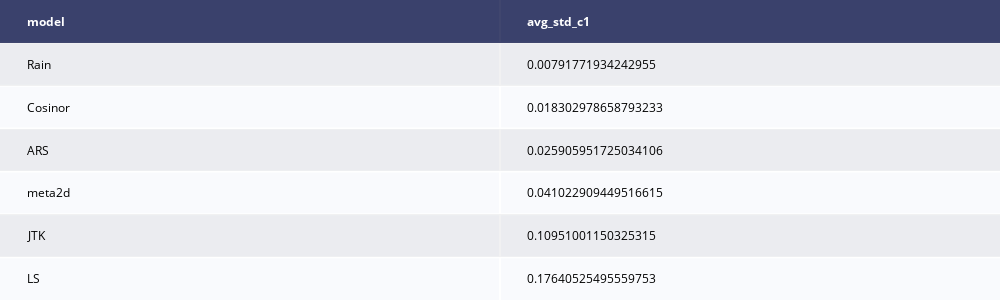
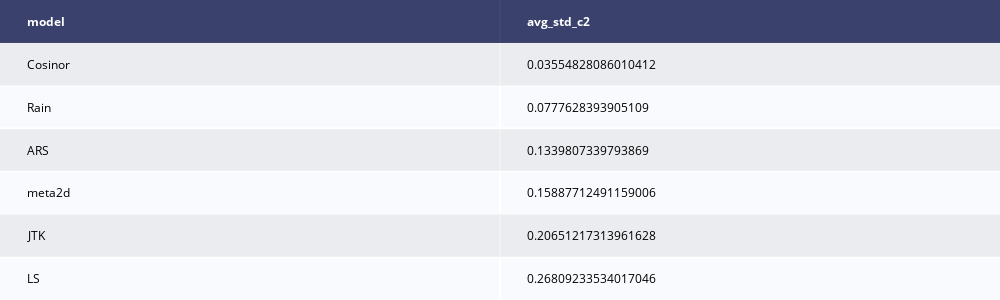
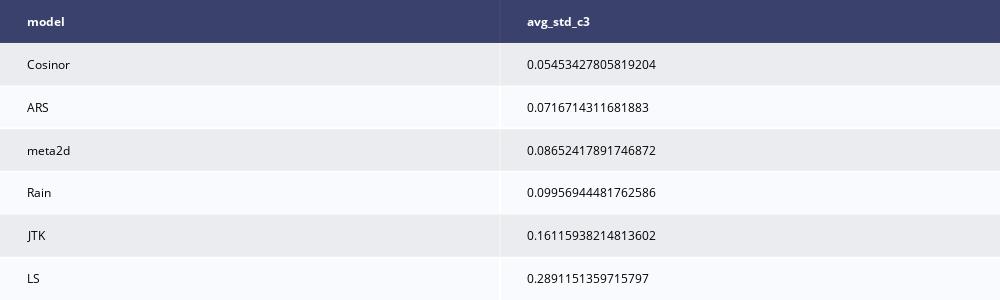

Notebook source saved alongside these figures, in order:
### Markdown cell above
Plot table of standard deviation for a fixed number of cosinor components

### Code cell
#std fixed number of components
import pandas as pd
import numpy as np
import plotly.figure_factory as ff
for i in [1,2,3]:
    df_metrics= pd.DataFrame()
    df = pd.DataFrame(columns = ['model'], dtype=float)
    for j in [1,2,3]:
        filename=f"c{i}_n0{3*j}.csv"
        df_tmp = pd.read_csv(f"Out/{filename[:-4]}/metrics_{filename[:-4]}.csv")
        df_tmp['filename']=filename
        df_metrics =pd.concat([df_metrics,df_tmp])
    models = ['ARS','JTK','LS','meta2d','Cosinor','Rain']
    metrics = ["precision", "f1", "recall", "accuracy", "auc"]
    df = pd.DataFrame(columns = ['model'], dtype=float)
    #print(df_after_ind)
    for model in models:
        res=[]
        for metric in metrics:
            std = df_metrics[df_metrics['model']==model][metric].std()
            res.append(std)
            #print(model,metric,std)
        df =df.append({'model':model,f'avg_std_c{i}': np.array(res).mean()}, ignore_index=True)
    fig1 = ff.create_table(df.sort_values(by=f'avg_std_c{i}'))
    fig1.update_layout(width=1000, height=300)
    fig1.show()

### Figure 1 — Plotly figure (JSON) as saved in the notebook; plotly's stock layout.template omitted (floating-point values rounded to 4 significant figures)
{"data": [{"colorscale": [[0, "#00083e"], [0.5, "#ededee"], [1, "#ffffff"]], "hoverinfo": "none", "opacity": 0.75, "showscale": false, "type": "heatmap", "z": [[0, 0], [0.5, 0.5], [1, 1], [0.5, 0.5], [1, 1], [0.5, 0.5], [1, 1]]}], "layout": {"annotations": [{"align": "left", "font": {"color": "#ffffff"}, "showarrow": false, "text": "<b>model</b>", "x": -0.45, "xanchor": "left", "xref": "x", "y": 0, "yref": "y"}, {"align": "left", "font": {"color": "#ffffff"}, "showarrow": false, "text": "<b>avg_std_c1</b>", "x": 0.55, "xanchor": "left", "xref": "x", "y": 0, "yref": "y"}, {"align": "left", "font": {"color": "#000000"}, "showarrow": false, "text": "Rain", "x": -0.45, "xanchor": "left", "xref": "x", "y": 1, "yref": "y"}, {"align": "left", "font": {"color": "#000000"}, "showarrow": false, "text": "0.00791771934242955", "x": 0.55, "xanchor": "left", "xref": "x", "y": 1, "yref": "y"}, {"align": "left", "font": {"color": "#000000"}, "showarrow": false, "text": "Cosinor", "x": -0.45, "xanchor": "left", "xref": "x", "y": 2, "yref": "y"}, {"align": "left", "font": {"color": "#000000"}, "showarrow": false, "text": "0.018302978658793233", "x": 0.55, "xanchor": "left", "xref": "x", "y": 2, "yref": "y"}, {"align": "left", "font": {"color": "#000000"}, "showarrow": false, "text": "ARS", "x": -0.45, "xanchor": "left", "xref": "x", "y": 3, "yref": "y"}, {"align": "left", "font": {"color": "#000000"}, "showarrow": false, "text": "0.025905951725034106", "x": 0.55, "xanchor": "left", "xref": "x", "y": 3, "yref": "y"}, {"align": "left", "font": {"color": "#000000"}, "showarrow": false, "text": "meta2d", "x": -0.45, "xanchor": "left", "xref": "x", "y": 4, "yref": "y"}, {"align": "left", "font": {"color": "#000000"}, "showarrow": false, "text": "0.041022909449516615", "x": 0.55, "xanchor": "left", "xref": "x", "y": 4, "yref": "y"}, {"align": "left", "font": {"color": "#000000"}, "showarrow": false, "text": "JTK", "x": -0.45, "xanchor": "left", "xref": "x", "y": 5, "yref": "y"}, {"align": "left", "font": {"color": "#000000"}, "showarrow": false, "text": "0.10951001150325315", "x": 0.55, "xanchor": "left", "xref": "x", "y": 5, "yref": "y"}, {"align": "left", "font": {"color": "#000000"}, "showarrow": false, "text": "LS", "x": -0.45, "xanchor": "left", "xref": "x", "y": 6, "yref": "y"}, {"align": "left", "font": {"color": "#000000"}, "showarrow": false, "text": "0.17640525495559753", "x": 0.55, "xanchor": "left", "xref": "x", "y": 6, "yref": "y"}], "height": 300, "margin": {"b": 0, "l": 0, "r": 0, "t": 0}, "width": 1000, "xaxis": {"dtick": 1, "gridwidth": 2, "showticklabels": false, "tick0": -0.5, "ticks": "", "zeroline": false}, "yaxis": {"autorange": "reversed", "dtick": 1, "gridwidth": 2, "showticklabels": false, "tick0": 0.5, "ticks": "", "zeroline": false}}}

### Figure 2 — Plotly figure (JSON) as saved in the notebook; plotly's stock layout.template omitted (floating-point values rounded to 4 significant figures)
{"data": [{"colorscale": [[0, "#00083e"], [0.5, "#ededee"], [1, "#ffffff"]], "hoverinfo": "none", "opacity": 0.75, "showscale": false, "type": "heatmap", "z": [[0, 0], [0.5, 0.5], [1, 1], [0.5, 0.5], [1, 1], [0.5, 0.5], [1, 1]]}], "layout": {"annotations": [{"align": "left", "font": {"color": "#ffffff"}, "showarrow": false, "text": "<b>model</b>", "x": -0.45, "xanchor": "left", "xref": "x", "y": 0, "yref": "y"}, {"align": "left", "font": {"color": "#ffffff"}, "showarrow": false, "text": "<b>avg_std_c2</b>", "x": 0.55, "xanchor": "left", "xref": "x", "y": 0, "yref": "y"}, {"align": "left", "font": {"color": "#000000"}, "showarrow": false, "text": "Cosinor", "x": -0.45, "xanchor": "left", "xref": "x", "y": 1, "yref": "y"}, {"align": "left", "font": {"color": "#000000"}, "showarrow": false, "text": "0.03554828086010412", "x": 0.55, "xanchor": "left", "xref": "x", "y": 1, "yref": "y"}, {"align": "left", "font": {"color": "#000000"}, "showarrow": false, "text": "Rain", "x": -0.45, "xanchor": "left", "xref": "x", "y": 2, "yref": "y"}, {"align": "left", "font": {"color": "#000000"}, "showarrow": false, "text": "0.0777628393905109", "x": 0.55, "xanchor": "left", "xref": "x", "y": 2, "yref": "y"}, {"align": "left", "font": {"color": "#000000"}, "showarrow": false, "text": "ARS", "x": -0.45, "xanchor": "left", "xref": "x", "y": 3, "yref": "y"}, {"align": "left", "font": {"color": "#000000"}, "showarrow": false, "text": "0.1339807339793869", "x": 0.55, "xanchor": "left", "xref": "x", "y": 3, "yref": "y"}, {"align": "left", "font": {"color": "#000000"}, "showarrow": false, "text": "meta2d", "x": -0.45, "xanchor": "left", "xref": "x", "y": 4, "yref": "y"}, {"align": "left", "font": {"color": "#000000"}, "showarrow": false, "text": "0.15887712491159006", "x": 0.55, "xanchor": "left", "xref": "x", "y": 4, "yref": "y"}, {"align": "left", "font": {"color": "#000000"}, "showarrow": false, "text": "JTK", "x": -0.45, "xanchor": "left", "xref": "x", "y": 5, "yref": "y"}, {"align": "left", "font": {"color": "#000000"}, "showarrow": false, "text": "0.20651217313961628", "x": 0.55, "xanchor": "left", "xref": "x", "y": 5, "yref": "y"}, {"align": "left", "font": {"color": "#000000"}, "showarrow": false, "text": "LS", "x": -0.45, "xanchor": "left", "xref": "x", "y": 6, "yref": "y"}, {"align": "left", "font": {"color": "#000000"}, "showarrow": false, "text": "0.26809233534017046", "x": 0.55, "xanchor": "left", "xref": "x", "y": 6, "yref": "y"}], "height": 300, "margin": {"b": 0, "l": 0, "r": 0, "t": 0}, "width": 1000, "xaxis": {"dtick": 1, "gridwidth": 2, "showticklabels": false, "tick0": -0.5, "ticks": "", "zeroline": false}, "yaxis": {"autorange": "reversed", "dtick": 1, "gridwidth": 2, "showticklabels": false, "tick0": 0.5, "ticks": "", "zeroline": false}}}

### Figure 3 — Plotly figure (JSON) as saved in the notebook; plotly's stock layout.template omitted (floating-point values rounded to 4 significant figures)
{"data": [{"colorscale": [[0, "#00083e"], [0.5, "#ededee"], [1, "#ffffff"]], "hoverinfo": "none", "opacity": 0.75, "showscale": false, "type": "heatmap", "z": [[0, 0], [0.5, 0.5], [1, 1], [0.5, 0.5], [1, 1], [0.5, 0.5], [1, 1]]}], "layout": {"annotations": [{"align": "left", "font": {"color": "#ffffff"}, "showarrow": false, "text": "<b>model</b>", "x": -0.45, "xanchor": "left", "xref": "x", "y": 0, "yref": "y"}, {"align": "left", "font": {"color": "#ffffff"}, "showarrow": false, "text": "<b>avg_std_c3</b>", "x": 0.55, "xanchor": "left", "xref": "x", "y": 0, "yref": "y"}, {"align": "left", "font": {"color": "#000000"}, "showarrow": false, "text": "Cosinor", "x": -0.45, "xanchor": "left", "xref": "x", "y": 1, "yref": "y"}, {"align": "left", "font": {"color": "#000000"}, "showarrow": false, "text": "0.05453427805819204", "x": 0.55, "xanchor": "left", "xref": "x", "y": 1, "yref": "y"}, {"align": "left", "font": {"color": "#000000"}, "showarrow": false, "text": "ARS", "x": -0.45, "xanchor": "left", "xref": "x", "y": 2, "yref": "y"}, {"align": "left", "font": {"color": "#000000"}, "showarrow": false, "text": "0.0716714311681883", "x": 0.55, "xanchor": "left", "xref": "x", "y": 2, "yref": "y"}, {"align": "left", "font": {"color": "#000000"}, "showarrow": false, "text": "meta2d", "x": -0.45, "xanchor": "left", "xref": "x", "y": 3, "yref": "y"}, {"align": "left", "font": {"color": "#000000"}, "showarrow": false, "text": "0.08652417891746872", "x": 0.55, "xanchor": "left", "xref": "x", "y": 3, "yref": "y"}, {"align": "left", "font": {"color": "#000000"}, "showarrow": false, "text": "Rain", "x": -0.45, "xanchor": "left", "xref": "x", "y": 4, "yref": "y"}, {"align": "left", "font": {"color": "#000000"}, "showarrow": false, "text": "0.09956944481762586", "x": 0.55, "xanchor": "left", "xref": "x", "y": 4, "yref": "y"}, {"align": "left", "font": {"color": "#000000"}, "showarrow": false, "text": "JTK", "x": -0.45, "xanchor": "left", "xref": "x", "y": 5, "yref": "y"}, {"align": "left", "font": {"color": "#000000"}, "showarrow": false, "text": "0.16115938214813602", "x": 0.55, "xanchor": "left", "xref": "x", "y": 5, "yref": "y"}, {"align": "left", "font": {"color": "#000000"}, "showarrow": false, "text": "LS", "x": -0.45, "xanchor": "left", "xref": "x", "y": 6, "yref": "y"}, {"align": "left", "font": {"color": "#000000"}, "showarrow": false, "text": "0.2891151359715797", "x": 0.55, "xanchor": "left", "xref": "x", "y": 6, "yref": "y"}], "height": 300, "margin": {"b": 0, "l": 0, "r": 0, "t": 0}, "width": 1000, "xaxis": {"dtick": 1, "gridwidth": 2, "showticklabels": false, "tick0": -0.5, "ticks": "", "zeroline": false}, "yaxis": {"autorange": "reversed", "dtick": 1, "gridwidth": 2, "showticklabels": false, "tick0": 0.5, "ticks": "", "zeroline": false}}}
